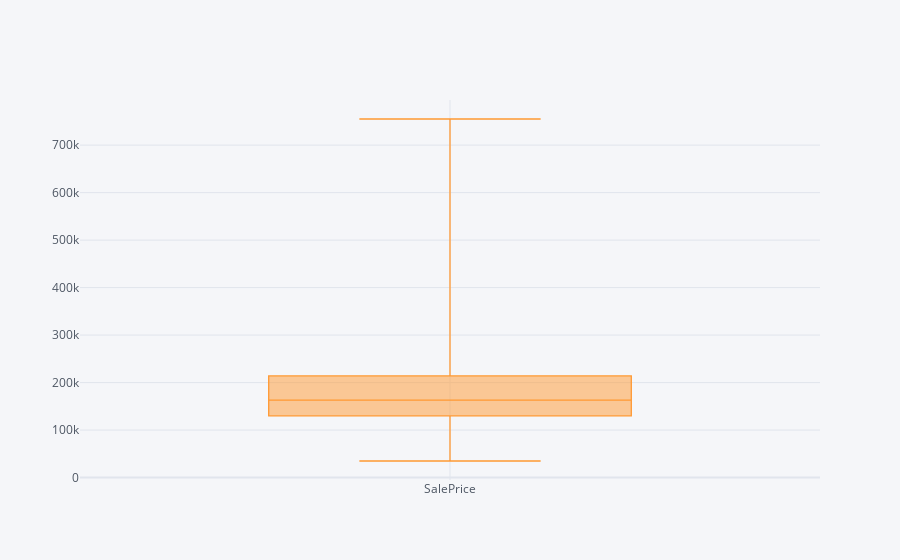

This figure's notebook cell:
### Code cell
train["SalePrice"].iplot(kind="box")

### Figure 1 — Plotly figure (JSON) as saved in the notebook; plotly's stock layout.template omitted (floating-point values rounded to 4 significant figures; data arrays with more than 128 entries replaced by an {"elided": "..."} marker saying what was removed)
{"data": [{"boxpoints": false, "line": {"width": 1.3}, "marker": {"color": "rgba(255, 153, 51, 1.0)"}, "name": "SalePrice", "orientation": "v", "type": "box", "y": {"elided": "1460 int values"}}], "layout": {"legend": {"bgcolor": "#F5F6F9", "font": {"color": "#4D5663"}}, "paper_bgcolor": "#F5F6F9", "plot_bgcolor": "#F5F6F9", "title": {"font": {"color": "#4D5663"}}, "xaxis": {"gridcolor": "#E1E5ED", "showgrid": true, "tickfont": {"color": "#4D5663"}, "title": {"font": {"color": "#4D5663"}, "text": ""}, "zerolinecolor": "#E1E5ED"}, "yaxis": {"gridcolor": "#E1E5ED", "showgrid": true, "tickfont": {"color": "#4D5663"}, "title": {"font": {"color": "#4D5663"}, "text": ""}, "zerolinecolor": "#E1E5ED"}}}
